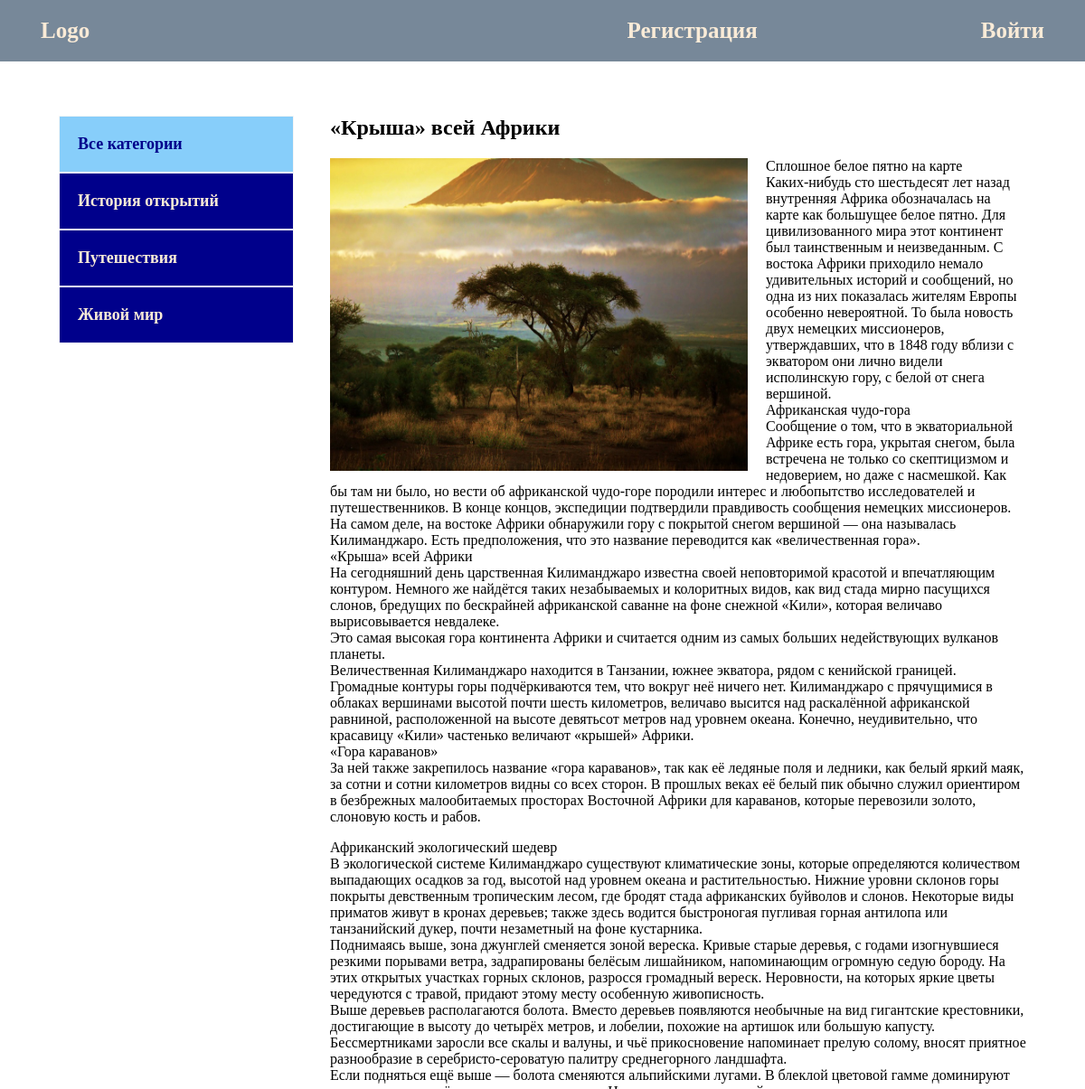
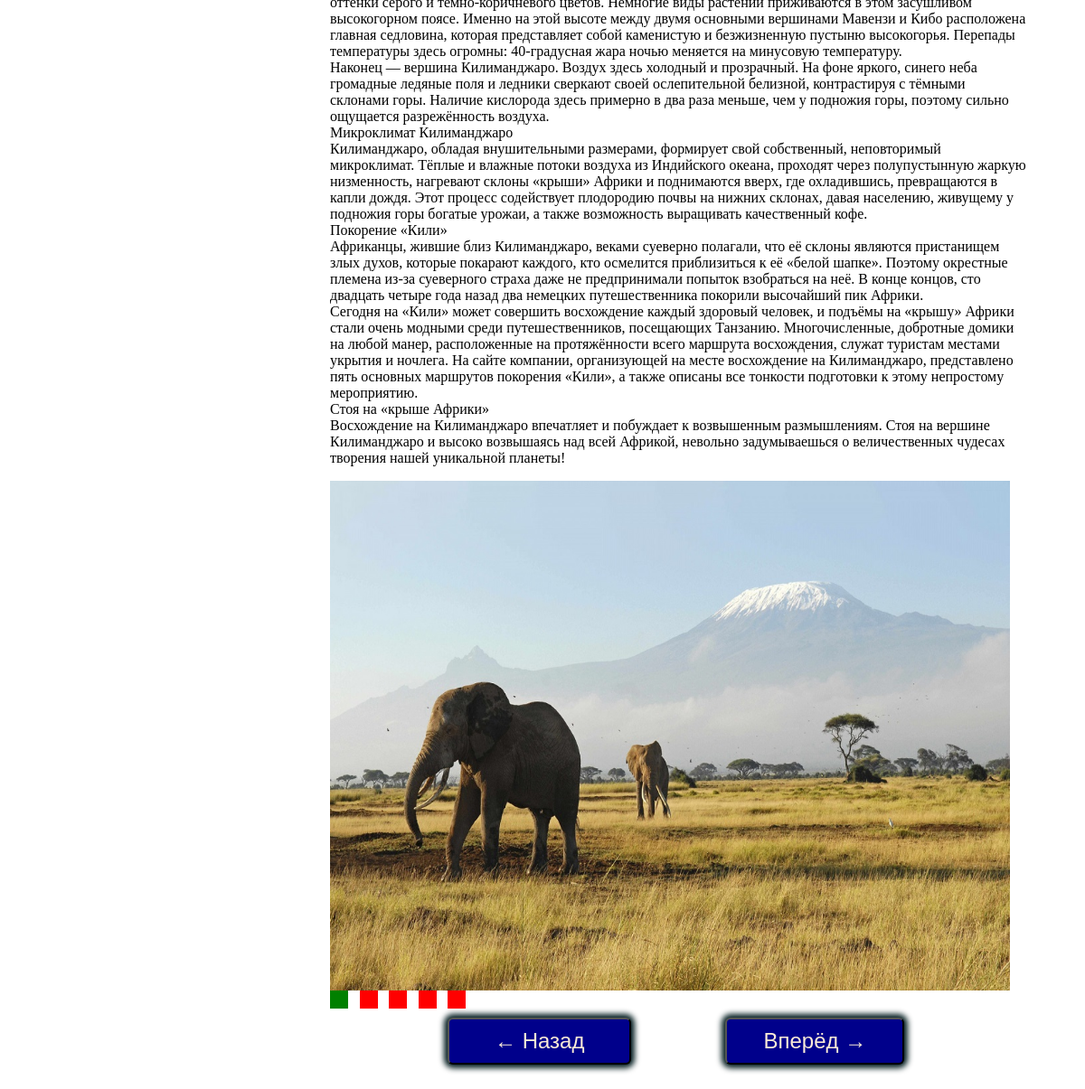
Screenshot of /article/krysha-vsej-afriki/ with the database file from the repository (2 pictures, top to bottom).
### blog/models.py (models this page shows, shortened)
class Category(models.Model):
    name = models.CharField(max_length=150, verbose_name='Название')
    slug = models.SlugField(max_length=150, unique=True, verbose_name='URL')
    def get_absolute_url(self):
        return reverse('category', kwargs={'cat_slug': self.slug})
    class Meta:
        verbose_name = 'категорию'
        verbose_name_plural = 'Категории'

class Blog(models.Model):
    title = models.CharField(max_length=255, verbose_name='Заголовок')
    slug = models.SlugField(max_length=255, unique=True, verbose_name='URL')
    content = models.TextField(blank=True, verbose_name='Содержание')
    photo = models.ImageField(upload_to='photos/%Y/%m/%d/', blank=True, verbose_name='Фотография')
    time_created = models.DateTimeField(auto_now_add=True, verbose_name='Время создания')
    time_update = models.DateTimeField(auto_now=True, verbose_name='Время обновления')
    is_published = models.BooleanField(default=True, verbose_name='Опубликовано')
    picture1 = models.ImageField(upload_to='pictures/%Y/%m/%d/', blank=True, verbose_name='Картинка1')
    picture2 = models.ImageField(upload_to='pictures/%Y/%m/%d/', blank=True, verbose_name='Картинка2')
    picture3 = models.ImageField(upload_to='pictures/%Y/%m/%d/', blank=True, verbose_name='Картинка3')
    picture4 = models.ImageField(upload_to='pictures/%Y/%m/%d/', blank=True, verbose_name='Картинка4')
    picture5 = models.ImageField(upload_to='pictures/%Y/%m/%d/', blank=True, verbose_name='Картинка5')
    cat = models.ForeignKey('Category', on_delete=models.PROTECT, verbose_name='Категория')
    def __str__(self):
        return self.title
    class Meta:
        verbose_name = 'статью'
        verbose_name_plural = 'Статьи'
        ordering = ['-time_created']

### blog/views.py (the view)
# urls.py: path('article/<slug:article_slug>/', ShowArticle.as_view(), name='article'),
class ShowArticle(DataMixin, DetailView):
    model = Blog
    template_name = 'blog/article.html'
    context_object_name = 'article'
    slug_url_kwarg = 'article_slug'
    def get_context_data(self, *, object_list=None, **kwargs):
        context = super().get_context_data(**kwargs)
        c_def = self.get_user_context(title=context['article'])
        return dict(list(context.items()) + list(c_def.items()))

### blog/utils.py (called while the page is built)
    def get_user_context(self, **kwargs):
        context = kwargs
        cats = Category.objects.annotate(Count('blog'))
        user_menu = menu.copy()
        if not self.request.user.is_authenticated:
            user_menu.pop(0)
        context['menu'] = user_menu
        context['cats'] = cats
        if 'cat_selected' not in context:
            context['cat_selected'] = 0
        return context

### blog/templates/blog/article.html (shortened to what this page needs)
{% extends 'blog/base.html' %}
{% block content %}
<div class="post">
    <h2>{{ article.title }}</h2>
    {% if article.photo %}
        <img class="image" src="{{ article.photo.url }}" alt="">
    {% endif %}
    {{ article.content|linebreaks }}
    <div id="viewport">
        <div class="slider" style="left: 0">
            <div class="slide"><img src="{{ article.picture1.url }}" alt=""></div>
        </div>
    </div>
    <div id="viewSlider">
        <div class="viewSlide"></div>
        <div class="viewSlide"></div>
        <div class="viewSlide"></div>
        <div class="viewSlide"></div>
        <div class="viewSlide"></div>
    </div>
    <button class="prev" id="prev">&larr; Назад</button>
    <button class="next" id="next">Вперёд &rarr;</button>
</div>
{% endblock %}

### blog/templates/blog/base.html (shortened to what this page needs)
<!DOCTYPE html>
{% load static %}
{% load blog_tags %}
<html lang="en">
<head>
    <link rel="stylesheet" href="{% static 'css/style.css' %}">
</head>
<body>
<div class="header">
    <div class="wrap">
        <ul class="mainmenu">
            <li class="logo"><a href="{% url 'index' %}">Logo</a></li>
            {% for m in menu %}
                <li class="last"><a href="{% url m.url_name %}">{{ m.title }}</a></li>
            {% endfor %}
        </ul>
    </div>
</div>
<div class="content">
    <div class="wrap">
        <div class="sidebar">
            <ul>
                {% if cat_selected == 0 %}
                    <li class="selected">Все категории</li>
                {% else %}
                    <li><a href="{% url 'index' %}">Все категории</a></li>
                {% endif %}
                {% for c in cats %}
                    {% if c.blog__count > 0 %}
                        {% if c.pk == cat_selected %}
                            <li class="selected">{{ c.name }}</li>
                        {% else %}
                            <li><a href="{{ c.get_absolute_url }}">{{ c.name }}</a></li>
                        {% endif %}
                    {% endif %}
                {% endfor %}
            </ul>
        </div>
        <div class="main">
            {% block content %}
            {% endblock %}
        </div>
    </div>
</div>
</body>
</html>

### blog/static/css/style.css (style rules this page uses)
html { background-image: url(5432-katanie_na_parusnoy_lodke.jpg); background-repeat: no-repeat; background-position: center center; background-attachment: fixed; -webkit-background-size: cover; -moz-background-size: cover; -o-background-size: cover; background-size: cover; }
body { margin: 0; padding: 0; }
.wrap { max-width: 1150px; margin: 0 auto; }
.content .wrap { background: white; padding: 40px; box-sizing: border-box; display: flex; }
ul { list-style: none; margin: 0; padding: 0; }
a { color: antiquewhite; padding: 20px; text-decoration: none; }
.header { background: lightslategrey }
.mainmenu { display: flex; font-size: 25px; font-weight: bold; padding: 20px 0; align-items: center; }
.logo { flex-basis: 65%; }
.last { flex-basis: 40%; text-align: right; }
.sidebar ul { width: 260px; margin-right: 40px; margin-top: 20px; }
.sidebar a { display: block; padding: 20px; border: 1px solid whitesmoke; background: darkblue; font-weight: bold; font-size: 18px; }
.selected { padding: 20px; font-size: 18px; border: 1px solid whitesmoke; font-weight: bold; background: lightskyblue; color: darkblue; }
.image { float: left; max-width: 60%; margin-right: 20px; }
.post { font-size: 16px; }
#viewport { width: 752px; height: 564px; overflow: hidden; }
.slider { position: relative; transition: 500ms; width: calc(100% * 5); height: 564px; display: flex; justify-content: start; flex-wrap: nowrap; }
.slide { width: 100%; height: 564px; }
.slide img { width: 100%; height: 564px; object-fit: cover; object-position: 0; }
#viewSlider { width: calc(30px * 5); display: flex; justify-content: space-between; }
.viewSlide { width: 20px; height: 20px; background-color: red; }
.prev { padding: 10px 50px; border-radius: 6px; box-shadow: 0 0 6px 4px #021c1f; margin: 10px 100px 10px 130px; font-size: 24px; cursor: pointer; color: antiquewhite; background-color: darkblue; }
.next { padding: 10px 40px; border-radius: 6px; box-shadow: 0 0 6px 4px #021c1f; font-size: 24px; cursor: pointer; color: antiquewhite; background-color: darkblue; }

### rows the page displays
Category: name "История открытий"
Category: name "Путешествия"
Category: name "Живой мир"
Blog: title "«Крыша» всей Африки", photo (picture), content "Сплошное белое пятно на карте Каких-нибудь сто шестьдесят лет назад внутренняя Африка обозначалась на карте как большущее белое пятно. Для цивилизованного мира этот континент был таинственным и неизведанным. С востока Африки приходило немало удивительных историй и сообщений, но одна из них показалась жителям Европы особенно невероятной. То была новость двух немецких миссионеров, утверждавших, что в 1848 году вблизи с экватором они лично видели исполинскую гору, с белой от снега вершиной. Африканская чудо-гора Сообщение о том, что в экваториальной Африке есть гора, укрытая снегом, была встречена не только со скептицизмом и недоверием, но даже с насмешкой. Как бы там ни было, но вести об…", picture1 (picture)

### other values shown
{{ m.title }} "Регистрация" "Войти"
